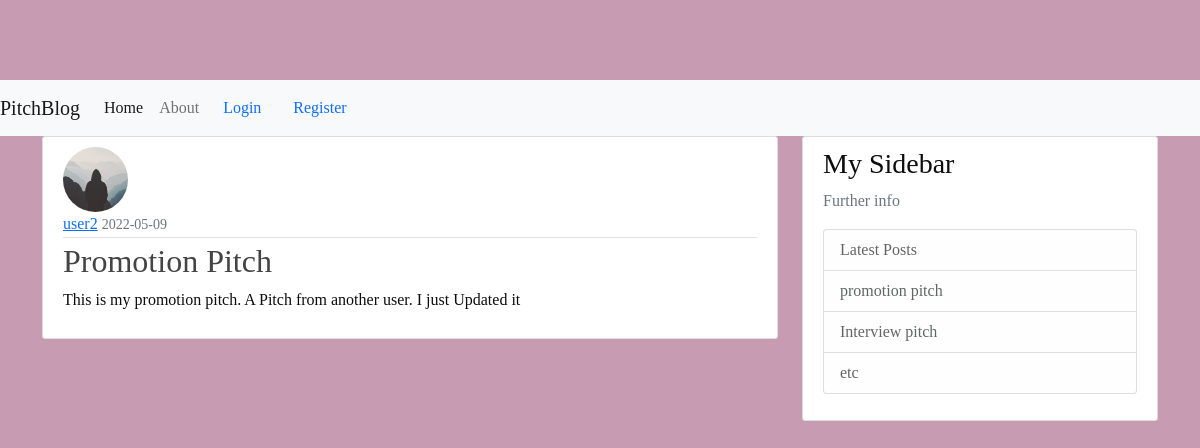
The page /post/2 on the database as committed earlier.
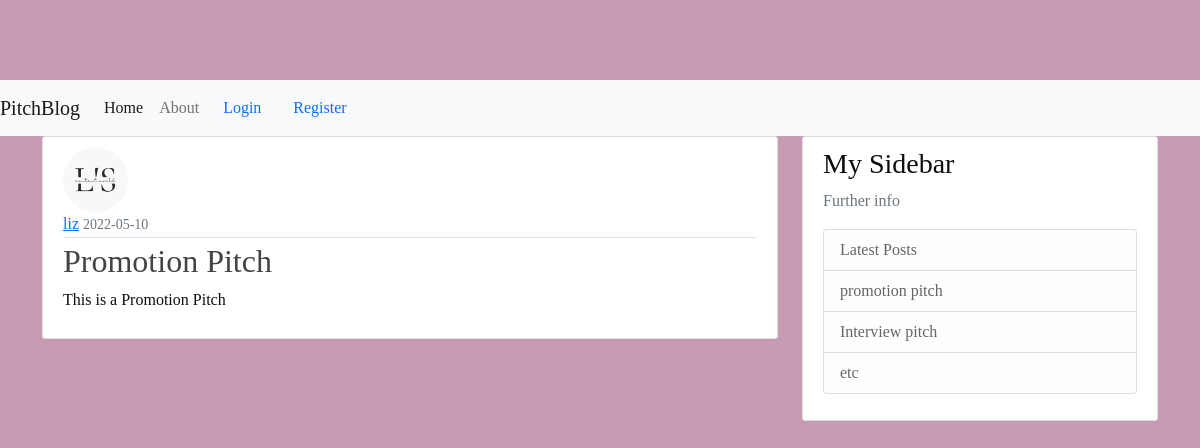
The same page on the database as committed later.
### pitchblog/models.py (models this page shows, shortened)
class User(db.Model, UserMixin):
    id = db.Column(db.Integer, primary_key=True)
    username = db.Column(db.String(20), unique=True, nullable=False)
    email = db.Column(db.String(120), unique=True, nullable=False)
    image_file = db.Column(db.String(20), nullable=False, default='default.jpg')
    password = db.Column(db.String(60), nullable=False)
    posts = db.relationship('Post', backref='author', lazy=True)

class Post(db.Model):
    id = db.Column(db.Integer, primary_key=True)
    title = db.Column(db.String(100), nullable=False)
    date_posted = db.Column(db.DateTime, nullable=False, default=datetime.utcnow)
    content = db.Column(db.Text, nullable=False)
    user_id = db.Column(db.Integer, db.ForeignKey('user.id'), nullable=False)

### pitchblog/posts/routes.py (the view)
@posts.route("/post/<int:post_id>")
def post(post_id):
    post = Post.query.get_or_404(post_id)
    return render_template('post.html', title=post.title, post=post)

### pitchblog/templates/post.html (shortened to what this page needs)
{% extends "base.html" %}
{% block content %}
  <article class="media content-section">
    <img class="rounded-circle article-img" src="{{ url_for('static', filename='profile_pics/' + post.author.image_file) }}">
    <div class="media-body">
      <div class="article-metadata">
        <a class="mr-2" href="{{ url_for('users.user_posts', username=post.author.username) }}">{{ post.author.username }}</a>
        <small class="text-muted">{{ post.date_posted.strftime('%Y-%m-%d') }}</small>
      </div>
      <h2 class="article-title">{{ post.title }}</h2>
      <p class="article-content">{{ post.content }}</p>
    </div>
  </article>
{% endblock content %}

Rows that differ between the two databases and show on the page:
no longer on this page (row edited): User: image_file (placeholder picture), author.username "user2"
now on this page (row edited): User: image_file (picture), author.username "liz"
changed Post "Promotion Pitch": date_posted "2022-05-09" → "2022-05-10"; content "This is my promotion pitch. A Pitch from another user. I just Updated it" → "This is a Promotion Pitch"
